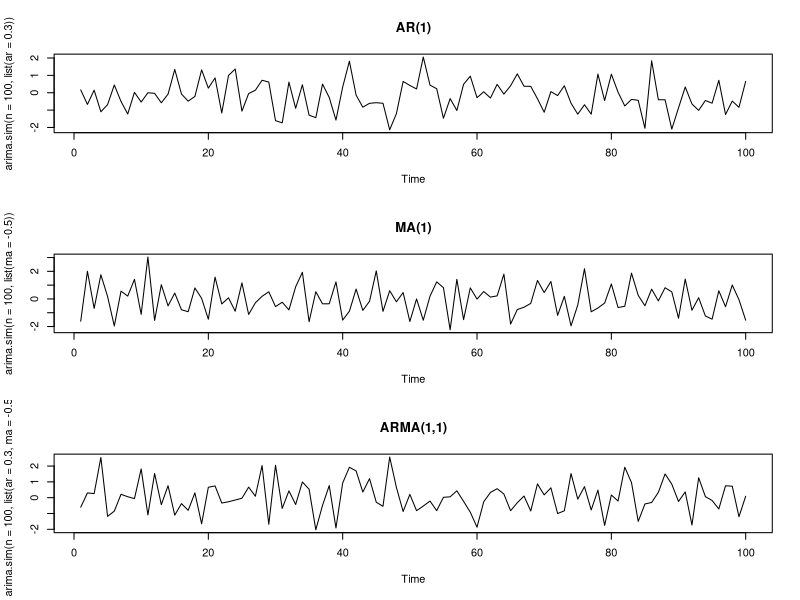

Here is the R script that generated this plot:
par(mfrow = c(3,1))
plot(arima.sim(n=100, list(ar=0.3)), main="AR(1)")
plot(arima.sim(n=100, list(ma=-0.5)), main="MA(1)")
plot(arima.sim(n=100, list(ar=0.3,ma=-0.5)), main="ARMA(1,1)")